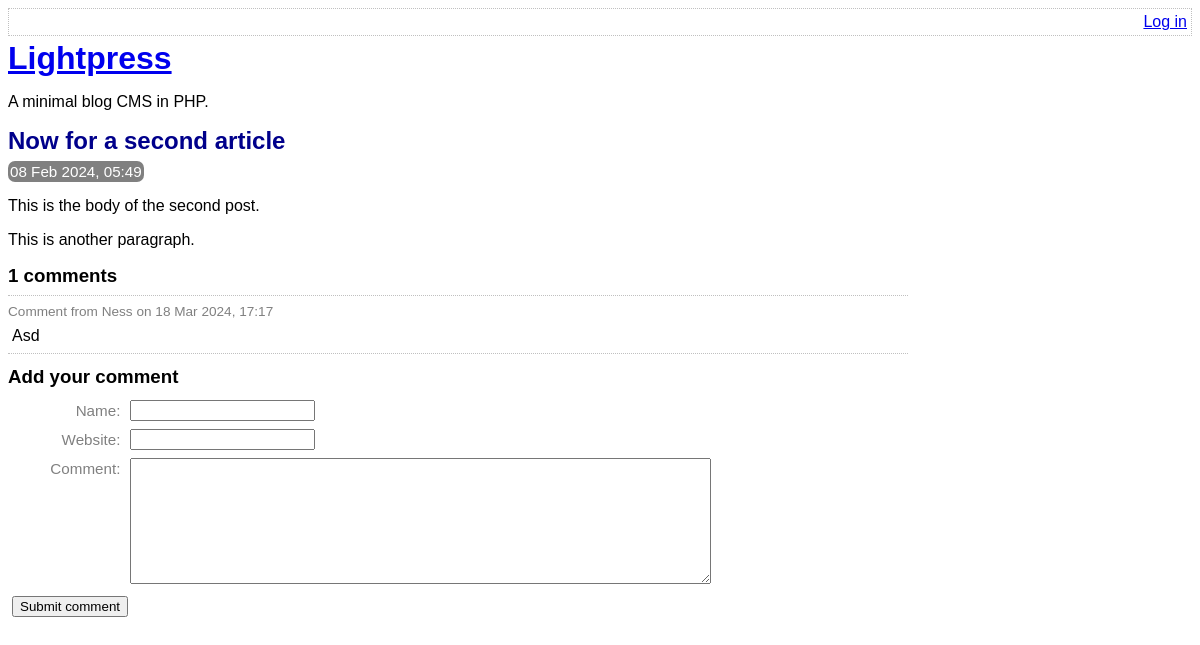
Page /view-post.php?post_id=2 on the committed database.
### tables this page shows
CREATE TABLE post (
	id INTEGER PRIMARY KEY AUTOINCREMENT NOT NULL,
	title VARCHAR NOT NULL,
	body VARCHAR NOT NULL,
	user_id INTEGER NOT NULL,
	created_at VARCHAR NOT NULL,
	updated_at VARCHAR,
	FOREIGN KEY (user_id) REFERENCES user(id)
);

CREATE TABLE comment (
	id INTEGER PRIMARY KEY AUTOINCREMENT NOT NULL,
	post_id INTEGER NOT NULL,
	created_at VARCHAR NOT NULL,
	name VARCHAR NOT NULL,
	website VARCHAR,
	text VARCHAR NOT NULL,
	FOREIGN KEY (post_id) REFERENCES post(id)
);

### lib/view-post.php (called while the page is built, shortened)
<?php
function getPostRow(PDO $pdo, $postId)
{
    $stmt = $pdo->prepare(
        'SELECT
            title, created_at, body,
            (SELECT COUNT(*) FROM comment WHERE comment.post_id = post.id) comment_count
        FROM
            post
        WHERE
            id = :id'
    );
    $result = $stmt->execute(
        array('id' => $postId, )
    );
    $row = $stmt->fetch(PDO::FETCH_ASSOC);
    return $row;
}

### view-post.php (the view, shortened to what this page needs)
<?php
require_once 'lib/common.php';
require_once 'lib/view-post.php';
if (isset($_GET['post_id']))
{
    $postId = $_GET['post_id'];
}
else
{
    $postId = 0;
}
$pdo = getPDO();
$row = getPostRow($pdo, $postId);
$commentCount = $row['comment_count'];
?>
<!DOCTYPE html>
<html>
    <head>
        <?php require 'templates/head.php' ?>
    </head>
    <body>
        <?php require 'templates/title.php' ?>
        <div class="post">
            <h2>
                <?php echo htmlEscape($row['title']) ?>
            </h2>
            <div class="date">
                <?php echo convertSqlDate($row['created_at']) ?>
            </div>
            <?php echo convertNewlinesToParagraphs($row['body']) ?>
        </div>
        <?php require 'templates/list-comments.php' ?>
        <?php require 'templates/comment-form.php' ?>
    </body>
</html>

### lib/common.php (shortened to what this page needs)
<?php
function htmlEscape($html)
{
    return htmlspecialchars($html, ENT_HTML5, 'UTF-8');
}
function convertSqlDate($sqlDate)
{
    $date = DateTime::createFromFormat('Y-m-d H:i:s', $sqlDate);
    return $date->format('d M Y, H:i');
}
function convertNewlinesToParagraphs($text)
{
    $escaped = htmlEscape($text);
    return '<p>' . str_replace("\n", "</p><p>", $escaped) . '</p>';
}
function getCommentsForPost(PDO $pdo, $postId)
{
    $sql = "
        SELECT
            id, name, text, created_at, website
        FROM
            comment
        WHERE
            post_id = :post_id
    ";
    $stmt = $pdo->prepare($sql);
    $stmt->execute(
        array('post_id' => $postId, )
    );
    return $stmt->fetchAll(PDO::FETCH_ASSOC);
}

### templates/list-comments.php (shortened to what this page needs)
<form
    action="view-post.php?action=delete-comment&amp;post_id=<?php echo $postId?>&amp;"
    method="post"
    class="comment-list"
>
    <h3><?php echo $commentCount ?> comments</h3>
    <?php foreach (getCommentsForPost($pdo, $postId) as $comment): ?>
        <div class="comment">
            <div class="comment-meta">
                Comment from
                <?php echo htmlEscape($comment['name']) ?>
                on
                <?php echo convertSqlDate($comment['created_at']) ?>
            </div>
            <div class="comment-body">
                <?php echo convertNewlinesToParagraphs($comment['text']) ?>
            </div>
        </div>
    <?php endforeach ?>
</form>

### assets/main.css (style rules this page uses)
h1, h2, h3 { margin-top: 0; margin-bottom: 8px; }
body { font-family: sans-serif; }
.post-synopsis h2, .post h2 { color: darkblue; }
.post .date, .post-synopsis .meta { color: white; background-color: grey; border-radius: 7px; padding: 2px; display: inline; font-size: 0.95em; }
.comment .comment-meta { font-size: 0.85em; color: grey; border-top: 1px dotted silver; padding-top: 8px; }
.comment-body p { margin: 8px 4px; }
.comment-list { border-bottom: 1px dotted silver; margin-bottom: 12px; max-width: 900px; }

### rows in the picture
post: title "Now for a second article", created_at "08 Feb 2024, 05:49", body "This is the body of the second post. This is another paragraph."
comment: name "Ness", created_at "18 Mar 2024, 17:17", text "Asd"

### other values in the picture
$commentCount "1"
